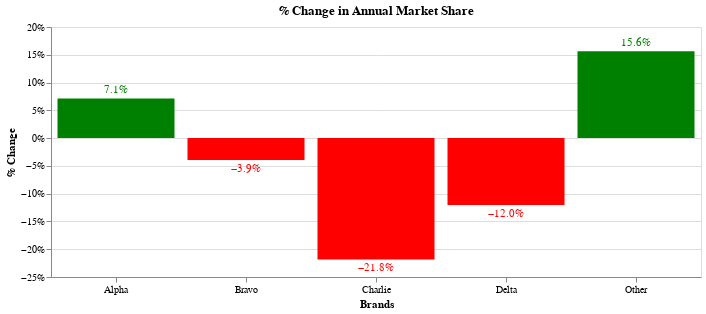

This figure's notebook cell:
### Code cell
base = alt.Chart(annual_change_share).encode(
    x=alt.X("brand:N",
            title='Brands', 
            axis=alt.Axis(labelAngle=0)
    ),
    y=alt.Y("% Change:Q",
            axis=alt.Axis(format=".0%")
    ),
    color=alt.condition(
        alt.datum["% Change"] > 0, # fixed this 
        alt.value("green"),  # The positive color
        alt.value("red")  # The negative color
    ),
    text=alt.Text(
        '% Change',
        format=(".1%")
    )
        
).properties(
    width=650,
    height=250,
    title='% Change in Annual Market Share'
)

chart = base.mark_bar() + base.mark_text(align='center', 
                                 baseline=alt.expr(alt.expr.if_(alt.datum['% Change'] >= 0, 'bottom', 'top')),
                                 dy=alt.expr(alt.expr.if_(alt.datum['% Change'] >= 0, -3, 3)),
                                 dx=0)

chart.show()

### Figure 1 — Vega-Lite specification as saved in the notebook (floating-point values rounded to 4 significant figures)
{"$schema": "https://vega.github.io/schema/vega-lite/v5.20.1.json", "config": {"view": {"continuousHeight": 300, "continuousWidth": 300}}, "data": {"name": "data-91b8feb11e2831868bd25a658d7f229d"}, "datasets": {"data-91b8feb11e2831868bd25a658d7f229d": [{"% Change": 0.07145, "brand": "Alpha", "year": 2}, {"% Change": -0.03941, "brand": "Bravo", "year": 2}, {"% Change": -0.2184, "brand": "Charlie", "year": 2}, {"% Change": -0.1202, "brand": "Delta", "year": 2}, {"% Change": 0.1564, "brand": "Other", "year": 2}]}, "height": 250, "layer": [{"encoding": {"color": {"condition": {"test": "(datum['% Change'] > 0)", "value": "green"}, "value": "red"}, "text": {"field": "% Change", "format": ".1%", "type": "quantitative"}, "x": {"axis": {"labelAngle": 0}, "field": "brand", "title": "Brands", "type": "nominal"}, "y": {"axis": {"format": ".0%"}, "field": "% Change", "type": "quantitative"}}, "mark": {"type": "bar"}, "title": "% Change in Annual Market Share"}, {"encoding": {"color": {"condition": {"test": "(datum['% Change'] > 0)", "value": "green"}, "value": "red"}, "text": {"field": "% Change", "format": ".1%", "type": "quantitative"}, "x": {"axis": {"labelAngle": 0}, "field": "brand", "title": "Brands", "type": "nominal"}, "y": {"axis": {"format": ".0%"}, "field": "% Change", "type": "quantitative"}}, "mark": {"align": "center", "baseline": {"expr": "if((datum['% Change'] >= 0),'bottom','top')"}, "dx": 0, "dy": {"expr": "if((datum['% Change'] >= 0),-3,3)"}, "type": "text"}, "title": "% Change in Annual Market Share"}], "width": 650}
